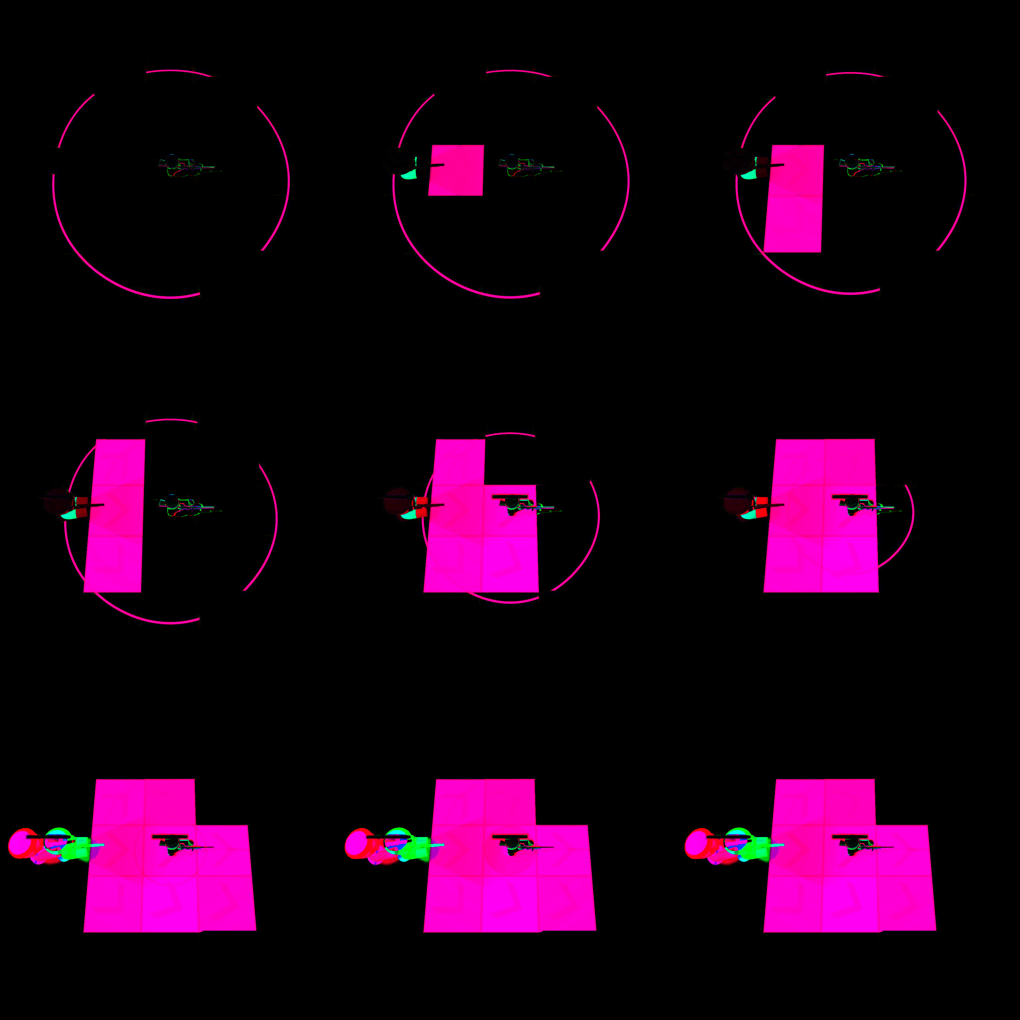

This chart was generated by the following Python code:
import numpy as np
from PIL import Image
from _c4_wu_setup import load, amber, t_of

base = load(0)
Lb = 0.2126 * base[..., 0] + 0.7152 * base[..., 1] + 0.0722 * base[..., 2]

tiles = []
for i in [12, 13, 17, 22, 28, 34, 39, 42, 45]:
    a = load(i)
    L = 0.2126 * a[..., 0] + 0.7152 * a[..., 1] + 0.0722 * a[..., 2]
    d = L - Lb
    img = np.zeros((1024, 1024, 3), np.uint8)
    img[..., 0] = np.clip(-d * 6, 0, 255)      # darker -> red
    img[..., 1] = np.clip(d * 6, 0, 255)       # brighter -> green
    img[..., 2] = np.clip(np.abs(amber(a) - amber(base)) * 2, 0, 255)
    tiles.append(np.asarray(Image.fromarray(img).resize((340, 340))))
row = lambda ts: np.hstack(ts)
grid = np.vstack([row(tiles[0:3]), row(tiles[3:6]), row(tiles[6:9])])
Image.fromarray(grid).save('_c4_wu_diff.png')
print('saved', grid.shape)

# sample the ring in f13 along a horizontal scan through the ring's left arc
a = load(13)
L = 0.2126 * a[..., 0] + 0.7152 * a[..., 1] + 0.0722 * a[..., 2]
for yrow in (300, 400, 500):
    seg = L[yrow, 150:420]
    segb = Lb[yrow, 150:420]
    d = seg - segb
    j = int(np.argmin(d))
    print(f'row {yrow}: min dL={d[j]:.1f} at x={150+j}, L={seg[j]:.0f} (base {segb[j]:.0f})')
    print('   dL:', ' '.join(f'{v:+.0f}' for v in d[max(0,j-12):j+13]))
